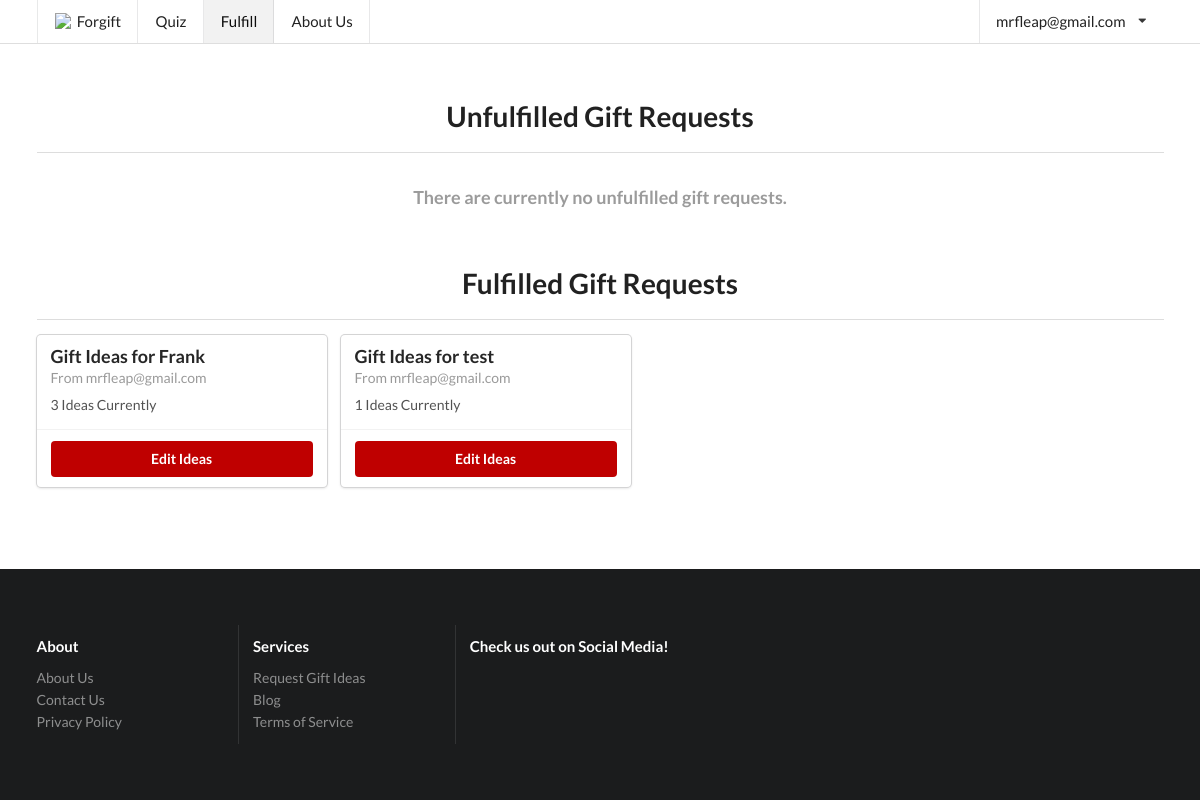
The page /fulfill/ (signed in) on the database as committed earlier.
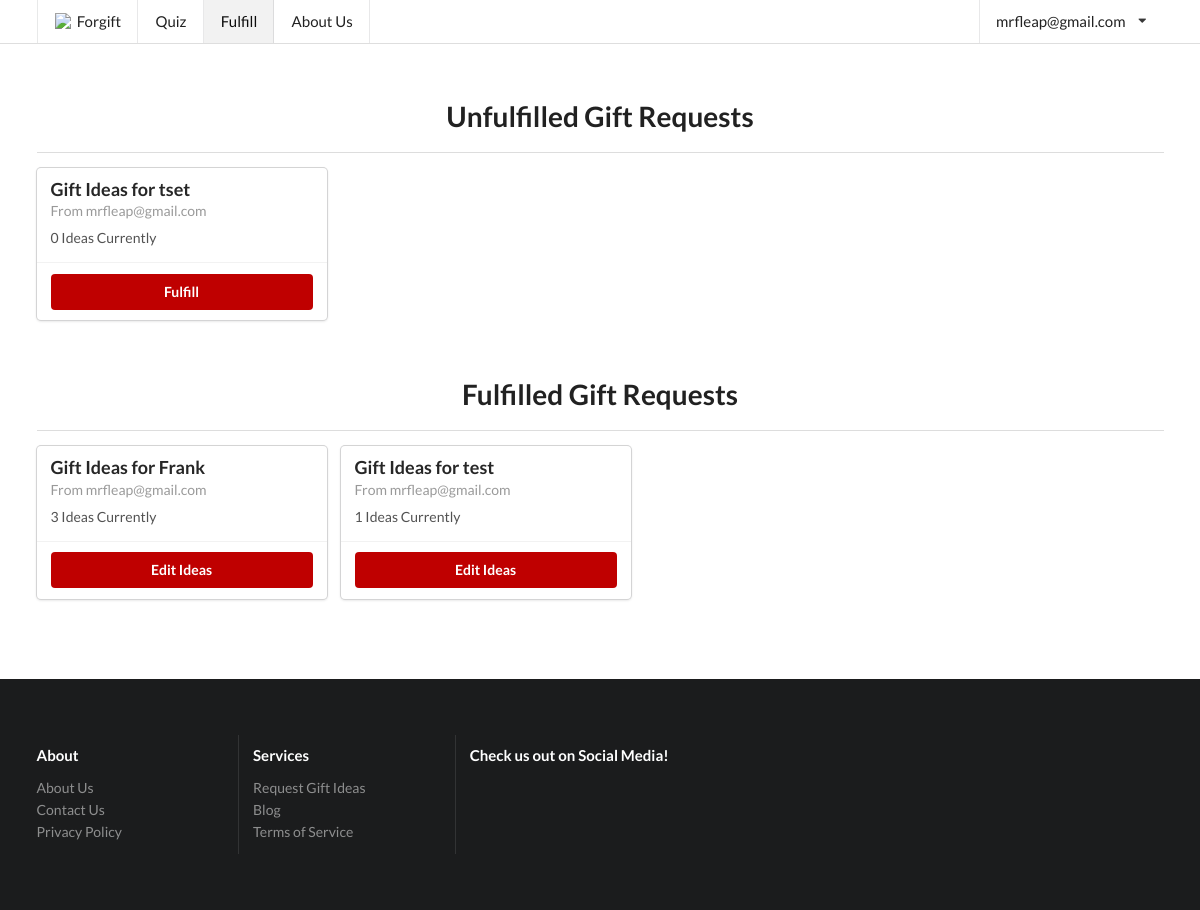
The same page on the database as committed later.
### forgyftapp/models.py (models this page shows, shortened)
class OnCreate:
	def onCreate(self):
		pass

class GifteeProfile(models.Model, OnCreate):
	name = models.TextField(max_length=150)
	gender = models.CharField(max_length=80, choices=gender.GENDER_CHOICES)
	age = models.IntegerField()
	relationship = models.TextField(max_length=6000)
	price_upper = models.IntegerField()
	interests = models.TextField(max_length=6000)
	existing_related_items = models.TextField(max_length=6000)
	extra_info = models.TextField(max_length=6000, blank=True, null=True)
	occasion = models.TextField(max_length=6000)
	published = models.BooleanField(default=False)
	emailed_about_publish = models.BooleanField(default=False)
	user = models.ForeignKey(User, on_delete=models.CASCADE)
	feedback = models.OneToOneField(GiftFeedback, on_delete=models.SET_NULL, null=True)

class Slug(OnCreate, models.Model):
	_slug = models.SlugField(max_length=7, blank=True)
	class Meta:
		abstract = True

class User(AbstractUser, Slug):
	email_confirmed = models.BooleanField(default=False)

class GiftIdea(models.Model, OnCreate):
	idea = models.TextField()
	link = models.URLField(max_length=2400)
	image = models.URLField(max_length=2400, blank=True, null=True)
	explanation = models.TextField()
	published = models.BooleanField(default=False)
	giftee_profile = models.ForeignKey(GifteeProfile, related_name="ideas", on_delete=models.CASCADE)
	clicks = models.IntegerField(default=0)

### forgyftapp/views/basic_views.py (the view)
# urls.py: url(r'^fulfill/?$', basic_views.fulfill, name='fulfill'),
@staff_member_required
def fulfill(request, profile=None):
	if profile:
		giftee_profile = get_object_or_404(GifteeProfile, pk=profile)
		if request.method == "POST":
			gift_ideas = GiftIdeaFormSet(request.POST, instance=giftee_profile)
			i = 0
			for form in gift_ideas:
				if len(form.changed_data) == 1 and form.changed_data[0] == "published":
					form.changed_data = []
				i += 1
			if gift_ideas.is_valid():
				gift_ideas.save()
				published = False
				for form in gift_ideas:
					if len(gift_ideas.forms[0].cleaned_data) > 0 and gift_ideas.forms[0].cleaned_data["published"]:
						published = True
				if published:
					giftee_profile.submit(request)
				else:
					giftee_profile.unsubmit()
				return redirect("forgyftapp:fulfill", profile=profile)
		else:
			gift_ideas = GiftIdeaFormSet(instance=giftee_profile)
		published = giftee_profile.published or (hasattr(gift_ideas.forms[0], "cleaned_data") and gift_ideas.forms[0].cleaned_data["published"])
		return render(request, "fulfill.html", {"giftee_profile": giftee_profile, "gift_ideas": gift_ideas,
		                                        "page": "fulfill", "published": published})
	else:
		giftee_profiles_unpublished = GifteeProfile.objects.filter(published=False)
		giftee_profile_published = GifteeProfile.objects.filter(published=True)
		return render(request, "fulfill.html", {"giftee_profiles_unpublished": giftee_profiles_unpublished,
		                                        "page": "fulfill", "giftee_profile_published": giftee_profile_published})

### forgyftapp/templates/fulfill.html (shortened to what the changed rows need)
{% extends "base/base.html" %}
{% block content %}
	<div class="ui main container" style="padding-bottom: 48px">
		{% if gift_ideas %}
			<h1 style="text-align: center; padding-bottom: 4px">Enter Gift Ideas
				for {{ giftee_profile.name }} by {{ giftee_profile.user.first_name }}'s request</h1>
			<div>
				<form action="" method="post" id="ideaForm">{% csrf_token %}
					{{ form.as_p }}
					<table class="ui table" style="margin-top: 0">
						{{ gift_ideas.management_form }}
						{% for form in gift_ideas.forms %}
							{% if forloop.first %}
								<thead>
								<tr>
									{% for field in form.visible_fields %}
										<th>{{ field.label|capfirst }}</th>
									{% endfor %}
								</tr>
								</thead>
							{% endif %}
							<tbody>
							<tr class="{% cycle row1 row2 %} formset_row">
								{% for field in form.visible_fields %}
									<td>
										{% if forloop.first %}
											{% if form.instance.pk %}{{ form.DELETE }}{% endif %}
											{% for hidden in form.hidden_fields %}
												{{ hidden }}
											{% endfor %}
										{% endif %}
										{% if field.errors %}
											<div class="ui list">
												{% for error in field.errors %}
													<div class="item">
														<div class="ui negative message">
															<p>
																{{ error }}
															</p>
														</div>
													</div>
												{% endfor %}
											</div>
										{% endif %}
										{% if "textarea" in field.field.widget.template_name %}
											<div class="field">
												{% if field.help_text %}
													<label style="font-weight: 100; font-size: 13px; display: inline">
														-
														{% autoescape off %}
															{{ field.help_text }}
														{% endautoescape %}
													</label>
												{% endif %}
												<textarea rows="{{ field.field.widget.attrs.rows }}" name="{{ field.html_name }}"
												          id="{{ field.id_for_label }}"
												          style="width: 100%">{% if field.value %}{{ field.value }}{% endif %}</textarea>
											</div>
										{% elif field.field.widget.input_type == "checkbox" and field.label != "Delete" %}
											<div class="inline field">
												<div class="ui toggle checkbox">
													<input {% if field.value == True %}checked{% endif %}
													       type="checkbox" tabindex="0" class="hidden toggle"
													       style="display: inline"
													       name="{{ field.html_name }}"
													       id="{{ field.id_for_label }}">
													{% if field.help_text %}
														<p style="font-weight: 100; display: inline"> -
															{% autoescape off %}
																{{ field.help_text }}{% endautoescape %}</p>
													{% endif %}
												</div>
											</div>
										{% else %}
											{% if field.label != "Delete" %}
												<div class="field">
													{% if field.help_text %}
														<label style="font-weight: 100; font-size: 13px; display: inline">
															{% autoescape off %}
																- {{ field.help_text }}
															{% endautoescape %}
														</label>
													{% endif %}
													<div class="ui input" style="width: 100%">{{ field }}</div>
												</div>
											{% endif %}
										{% endif %}
									</td>
								{% endfor %}
							</tr>
							</tbody>
						{% endfor %}
					</table>
					<div class="ui one column stackable center aligned page grid">
						<div class="column sixteen wide">
							<div class="ui fluid buttons">
								<input class="ui positive button" type="submit" value="Save"/>
								<div class="or"></div>
								<a class="ui negative button" href="{% url 'forgyftapp:fulfill' %}">Back</a>
							</div>
							<a class="ui button" href="{{ giftee_profile.admin_url }}" style="margin-top: 8px">
								View on Admin Site
							</a>
						</div>
					</div>
				</form>
			</div>
			{% if giftee_profile.ideas and giftee_profile.emailed_about_publish %}
				<div style="padding-top: 16px">
					<div class="ui container segment" style="width: 100%">
						<h3 class="ui header">Link Click Analytics</h3>
						<table class="ui celled table">
							<thead>
							<tr>
								<th>Idea</th>
								<th>Idea Link</th>
								<th>Clicks</th>
							</tr>
							</thead>
							<tbody>
							{% for idea in giftee_profile.ideas.all %}
								<tr>
									<td><a href="{{ idea.link }}">{{ idea.idea }}</a></td>
									<td>{{ idea.explanation }}</td>
									<td>{{ idea.clicks }}</td>
								</tr>
							{% endfor %}
							</tbody>
						</table>
					</div>
				</div>
			{% endif %}
			{% if giftee_profile.feedback %}
				<div style="padding-top: 16px">
					<div class="ui container segment" style="width: 100%">
						<h3 class="ui header">Gift Ideas Feedback</h3>
						<div class="ui dividing sub header">Rating</div>
						<p>{{ giftee_profile.feedback.rating }}/5</p>
						<div class="ui dividing sub header">Feedback</div>
						<p>{{ giftee_profile.feedback.feedback }}</p>
						<div class="ui dividing sub header">Purchased</div>
						<p>{{ giftee_profile.feedback.bought|yesno:"Purchased,Not Purchased" }}</p>
					</div>
				</div>
			{% endif %}
			<div style="padding-top: 16px">
				<div class="ui container segment" style="width: 100%">
					{% include "base/giftee_profile.html" %}
				</div>
			</div>
		{% else %}
			<h1 style="text-align: center; padding-bottom: 4px">Unfulfilled Gift Requests</h1>
			<div style="margin-left:auto;margin-right:auto;">
				<div {% if giftee_profiles_unpublished %}class="ui cards"{% endif %}>
					{% for giftee_profile in giftee_profiles_unpublished %}
						<div class="u card">
							<div class="content">
								<div class="header">
									Gift Ideas for {{ giftee_profile.name }}
								</div>
								<div class="meta">
									From {{ giftee_profile.user.email }}
								</div>
								<div class="description">
									{{ giftee_profile.ideas.get_queryset|length }} Ideas Currently
								</div>
							</div>
							<div class="extra content">
								<div class="ui two buttons">
									<a class="ui primary button"
									   href="{% url "forgyftapp:fulfill" profile=giftee_profile.pk %}">Fulfill</a>
								</div>
							</div>
						</div>
					{% empty %}
						<div class="ui disabled header" style="text-align: center; width: 100%; margin-top: 32px;">There
							are currently no unfulfilled gift requests.
						</div>
					{% endfor %}
				</div>
			</div>
			<h1 style="text-align: center; padding-bottom: 4px; padding-top: 32px">Fulfilled Gift Requests</h1>
			<div style="margin-left:auto;margin-right:auto;">
				<div class="ui cards">
					{% for giftee_profile in giftee_profile_published %}
						<div class="ui card">
							<div class="content">
								<div class="header">
									Gift Ideas for {{ giftee_profile.name }}
								</div>
								<div class="meta">
									From {{ giftee_profile.user.email }}
								</div>
								<div class="description">
									{{ giftee_profile.ideas.get_queryset|length }} Ideas Currently
								</div>
							</div>
							<div class="extra content">
								<div class="ui two buttons">
									<a class="ui primary button"
									   href="{% url "forgyftapp:fulfill" profile=giftee_profile.pk %}">Edit Ideas</a>
								</div>
							</div>
						</div>
					{% empty %}
						<div class="ui disabled header" style="text-align: center; width: 100%; margin-top: 32px;">There
							are currently no fulfilled gift requests.
						</div>
					{% endfor %}
				</div>
			</div>
		{% endif %}
	</div>
	<script src="{% load static %}{% static "semantic/components/checkbox.min.js" %}"></script>
	<script src="{% load static %}{% static "jquery.formset.js" %}"></script>
{% endblock %}

Rows that differ between the two databases and show on the page:
added GifteeProfile: name "tset", user.email "mrfleap@gmail.com", ideas.get_queryset|length "0", shown under "Unfulfilled Gift Requests"
Other text that changed with them:
text no longer shown: "There are currently no unfulfilled gift requests."
